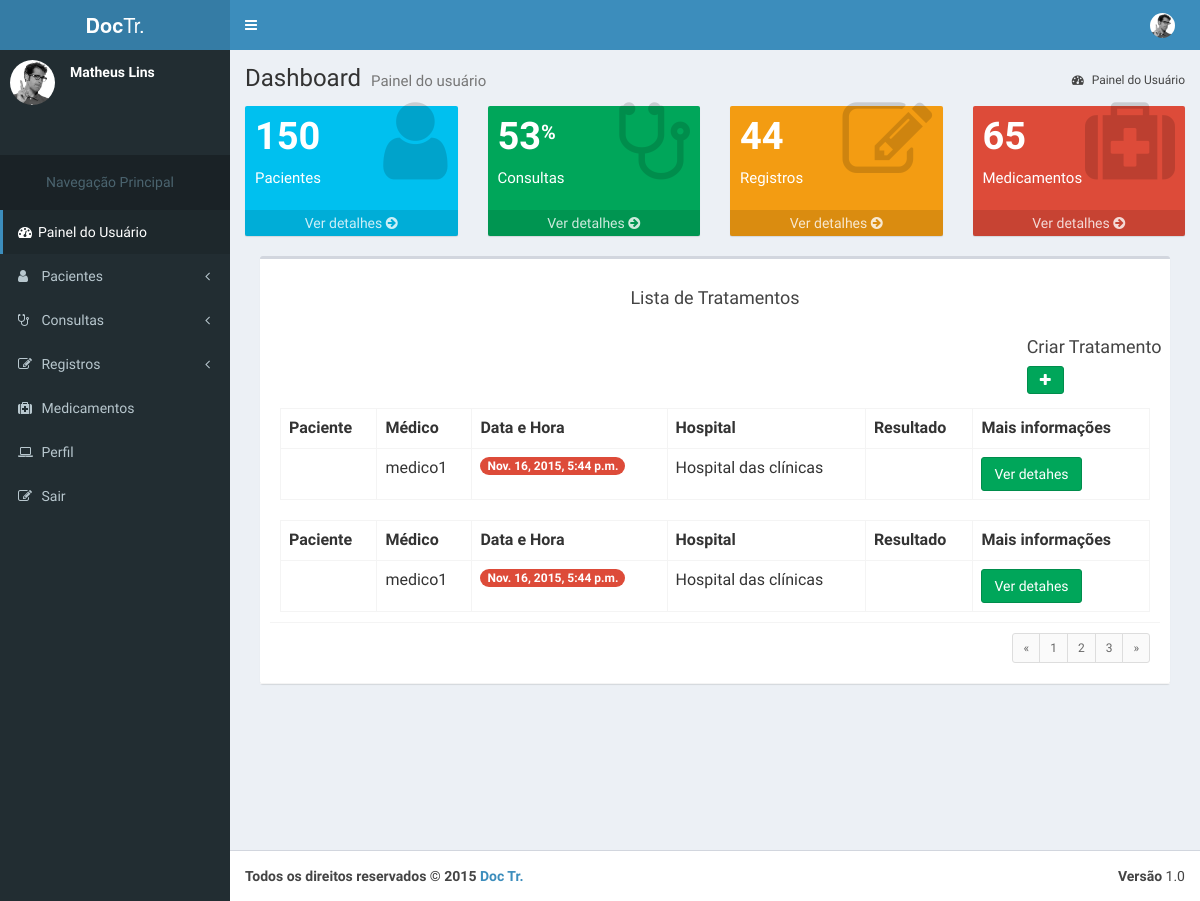
Page /registros/1/tratamentos (signed in) on the earlier database version.
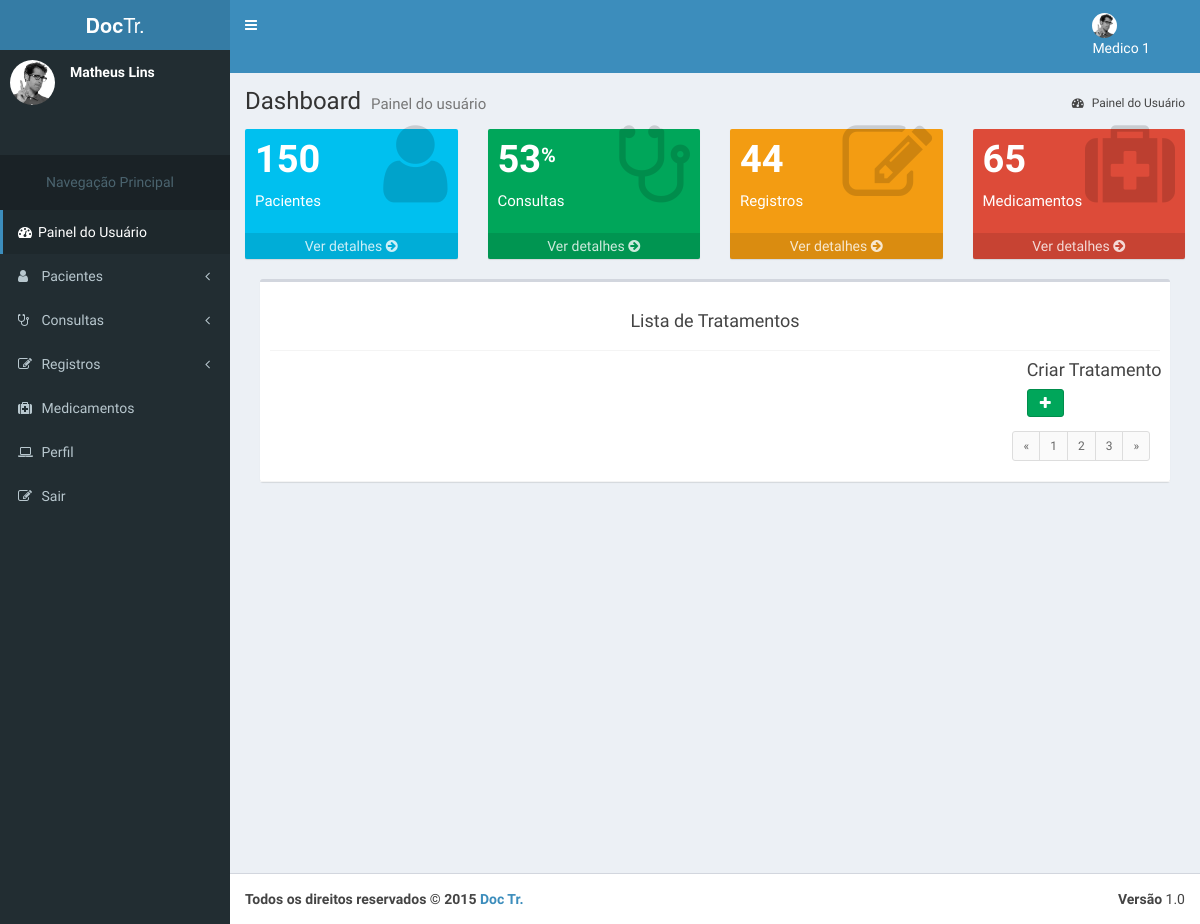
Same page on the later database version.
### register/models.py (models this page shows, shortened)
class Register(models.Model):
    register_code = models.IntegerField('ID',primary_key=True, null=False, blank=False)
    about = models.TextField('Mais informações', blank = True)
    created_at = models.DateTimeField('Criado em', auto_now_add=True)
    updated_at = models.DateTimeField('Atualizado em', auto_now=True)
    slug = models.SlugField('Atalho', max_length = 150, editable=True)
    consult = models.ForeignKey("consult.Consult", verbose_name='Consulta',
        related_name='register_Consult'
    )
    class Meta:
        verbose_name = 'Registro'
        verbose_name_plural = 'Registros'
        ordering = ['register_code']

class Treatment(Register):
    medicine = models.ManyToManyField(Medicine, verbose_name='Medicamento',
        related_name='medicine_Treatment', blank=True
    )
    @models.permalink
    def get_absolute_url(self):
        return('register:details_treatments', (), {'slug': self.slug})
    class Meta:
        verbose_name = 'Tratamento'
        verbose_name_plural = 'Tratamentos'

class Register(models.Model):
    register_code = models.IntegerField('ID',primary_key=True, null=False, blank=False)
    about = models.TextField('Mais informações', blank = True)
    created_at = models.DateTimeField('Criado em', auto_now_add=True)
    updated_at = models.DateTimeField('Atualizado em', auto_now=True)
    slug = models.SlugField('Atalho', max_length = 150, editable=True)
    consult = models.ForeignKey("consult.Consult", verbose_name='Consulta',
        related_name='register_Consult'
    )
    class Meta:
        verbose_name = 'Registro'
        verbose_name_plural = 'Registros'
        ordering = ['register_code']

### consult/models.py (models this page shows, shortened)
class Consult(models.Model):
    consult_code = models.CharField('Código da Consulta', max_length=100, null=False, unique=True, primary_key=True)
    consult_type = models.CharField('Tipo de Consulta', max_length = 100)
    hospital = models.CharField('Hospital', max_length= 50)
    slug = models.SlugField('Atalho', max_length = 150, editable=True)
    about = models.TextField('Mais informações', blank = True)
    date_consult = models.DateTimeField('Data que está marcada a Consulta',auto_now_add=True, blank=True, null=True)
    created_at = models.DateTimeField('Criado em', auto_now_add=True)
    updated_at = models.DateTimeField('Atualizado em', auto_now=True)
    doctor = models.ForeignKey(
        settings.AUTH_USER_MODEL, verbose_name='Médico',
        related_name='consult_médico'
    )
    class Meta:
        verbose_name = 'Consulta'
        verbose_name_plural = 'Consultas'
        ordering = ['consult_type']

### accounts/models.py (models this page shows, shortened)
class UserU(AbstractBaseUser, PermissionsMixin):
    name = models.CharField('name', max_length=100, blank=True,null=True)
    email = models.EmailField('E-mail', unique=True)
    phone = models.CharField('Telefone', max_length=100, blank=True,null=True)
    username = models.CharField('name de Usuário', unique=True, max_length=100)
    birth_data = models.CharField('Data de Nascimento', max_length=100,blank=True)
    sex = models.CharField('Sexo',max_length=1, choices=(('M', 'Masculino'), ('F', 'Feminino')), default='Masculino')
    is_active = models.BooleanField('Está ativo?', blank=True, default=True)
    is_staff = models.BooleanField('É da equipe?', blank=True, default=False)
    date_joined = models.DateTimeField('Data de Entrada', auto_now_add=True)
    objects = UserManager()
    USERNAME_FIELD = 'username'
    REQUIRED_FIELDS = ['email','name']
    def __str__(self):
        return self.username
    class Meta:
        verbose_name = 'Usuário'
        verbose_name_plural = 'Usuários'

### register/views.py (the view)
# urls.py: url(r'^(?P<slug>[\w_-]+)/tratamentos', 'register.views.treatments', name='treatments'),
@login_required(redirect_field_name='login_obrigatorio')
def treatments(request, slug):
    template_name = 'treatments.html'
    treatments = Treatment.objects.all()
    context = {
    	'treatments':treatments,
    	'slug':slug
    }
    return render(request, template_name,context)

### register/templates/treatments.html (shortened to what this page needs)
{% extends 'doctor/dashboard_doctor.html' %}
{% load static %}
      {% block content %}
        {% block shortcuts %}
            {{ block.super }}
            <div class="col-md-12">
              <div class="box">
                <div class="box-header with-border">
                  <br>
                  <center><h3 class="box-title">Lista de Tratamentos</h3></center>
                  <br>
                  <form class="col-md-12 col-lg-offset-10">
                  <h4>Criar Tratamento</h4>
                    <div class="input-group">
                      <div class="input-group-btn">
                        <a href="{% url 'register:creat_register_consult_treatments' slug %}"><button class="btn btn-success" type="button"><i class="fa fa-plus"></i></button></a>
                      </div>
                    </div>
                  </form>
                  {% for treatment in treatments %}
              <div class="box-body">
                <table class="table table-bordered">
                  <tr>
                    <th>Paciente</th>
                    <th>Médico</th>
                    <th>Data e Hora</th>
                    <th>Hospital</th>
                    <th>Resultado</th>
                    <th>Mais informações</th>
                  </tr>
                  <tr>
                    <td>{{treatment.consult.patient}}</td>
                    <td>{{treatment.consult.doctor}}</td>
                    <td><span class="badge bg-red">{{treatment.created_at}}</span></td>
                    <td>{{treatment.consult.hospital}}</td>
                    <td>{{treatment.result}}</td>
                    <td>
                      <div class="input-group">
                        <div class="input-group-btn">
                          <a href="{{ treatment.get_absolute_url }}"><button class="btn btn-success" type="button">Ver detahes</button></a>
                        </div>
                      </div>
                    </td>
                  </tr>
                </table>
              </div>
              {% endfor %}
              <div class="box-footer clearfix">
                <ul class="pagination pagination-sm no-margin pull-right">
                  <li><a href="#">&laquo;</a></li>
                  <li><a href="#">1</a></li>
                  <li><a href="#">2</a></li>
                  <li><a href="#">3</a></li>
                  <li><a href="#">&raquo;</a></li>
                </ul>
              </div>
                </div>
              </div>
            </div>
            </div>
            </div>
        {% endblock %}
      {% endblock %}

### accounts/templates/doctor/dashboard_doctor.html (shortened to what the changed rows need)
{% load static %}
<html>
  <head>
    <link rel="stylesheet" href="{% static 'bootstrap/css/bootstrap.min.css' %}">
    <link rel="stylesheet" href="http://maxcdn.bootstrapcdn.com/font-awesome/4.4.0/css/font-awesome.min.css">
    <link rel="stylesheet" href="http://code.ionicframework.com/ionicons/2.0.1/css/ionicons.min.css">
    <link rel="stylesheet" href="{% static 'dist/css/AdminLTE.min.css' %}">
    <link rel="stylesheet" href="{% static 'dist/css/skins/_all-skins.min.css' %}">
    <link rel="stylesheet" href="{% static 'plugins/iCheck/flat/blue.css' %}">
    <link rel="stylesheet" href="{% static 'plugins/morris/morris.css' %}">
    <link rel="stylesheet" href="{% static 'plugins/jvectormap/jquery-jvectormap-1.2.2.css' %}">
    <link rel="stylesheet" href="{% static 'plugins/datepicker/datepicker3.css' %}">
    <link rel="stylesheet" href="{% static 'plugins/daterangepicker/daterangepicker-bs3.css' %}">
    <link rel="stylesheet" href="{% static 'plugins/bootstrap-wysihtml5/bootstrap3-wysihtml5.min.css' %}">
  </head>
  <body class="hold-transition skin-blue sidebar-mini">
    <div class="wrapper">
    {% block header %}
      <header class="main-header">
        <nav class="navbar navbar-static-top" role="navigation">
          <div class="navbar-custom-menu">
            <ul class="nav navbar-nav">
              <li class="dropdown user user-menu">
                <a href="#" class="dropdown-toggle" data-toggle="dropdown">
                  <img src="{% static 'dist/img/user2-160x160.jpg' %}" class="user-image" alt="User Image">
                  <span class="hidden-xs">{{user.name}}</span>
                </a>
            </ul>
          </div>
        </nav>
      </header>
      {% endblock %}
      {% block content %}
      {% block shortcuts %}
      <div class="content-wrapper">
        <section class="content-header">
          <h1>
            Dashboard
            <small>Painel do usuário</small>
          </h1>
        </section>
        <section class="content">
        {% endblock %}
      {% endblock %}
  </body>
</html>

Differences in the rows shown:
removed Treatment: consult.doctor "medico1", created_at "Nov. 16, 2015, 5:44 p.m.", consult.hospital "Hospital das clínicas"
removed Treatment: consult.doctor "medico1", created_at "Nov. 16, 2015, 5:44 p.m.", consult.hospital "Hospital das clínicas"
now on this page (row edited): UserU: name "Medico 1"
